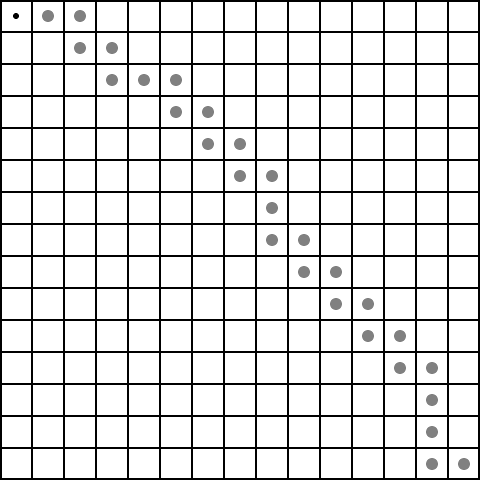

A level layout from a 2D game, rendered from its tile map. Below: a short description, then the map file with tile-grid data replaced by summaries:
An orthogonal 15x15 tile map with 32x32 px tiles, 2 tile layers (Ground, Food).

<map version="1.0" tiledversion="1.0.3" orientation="orthogonal" renderorder="left-up" width="15" height="15" tilewidth="32" tileheight="32" nextobjectid="1">
 <tileset firstgid="1" source="../images/Tsx/Ground.tsx" />
 <layer name="Ground" width="15" height="15">
  <data>[225 cells, 225 non-empty, 9 distinct tile ids]</data>
 </layer>
 <layer name="Food" width="15" height="15">
  <data>[225 cells, 225 non-empty, 2 distinct tile ids]</data>
 </layer>
</map>
